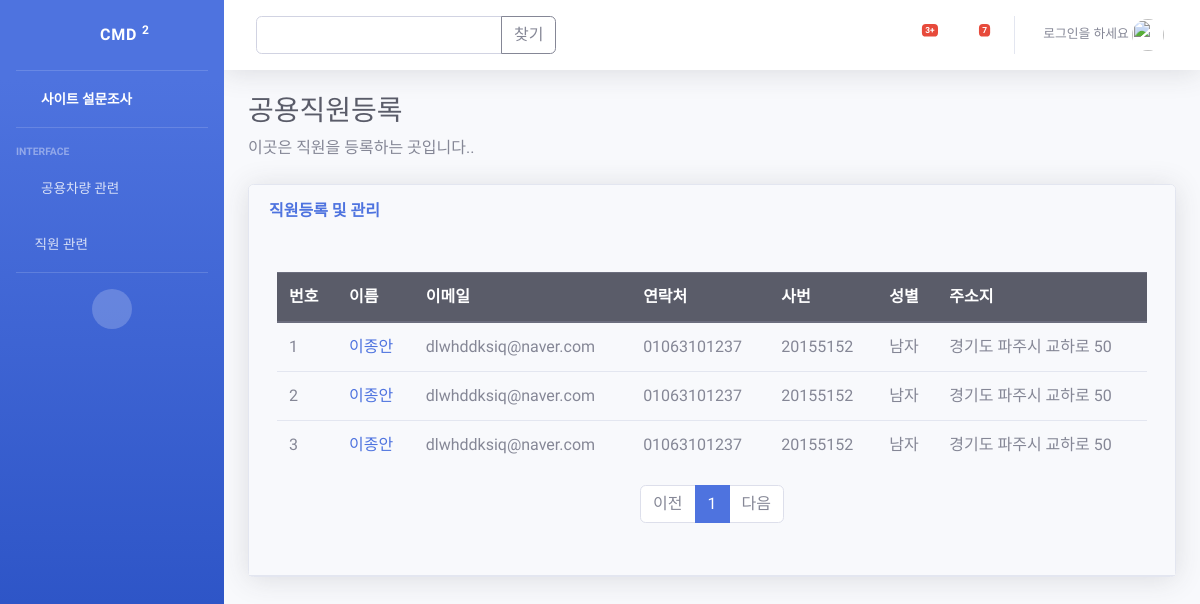
Page /pybo/apply/ on the earlier database version.
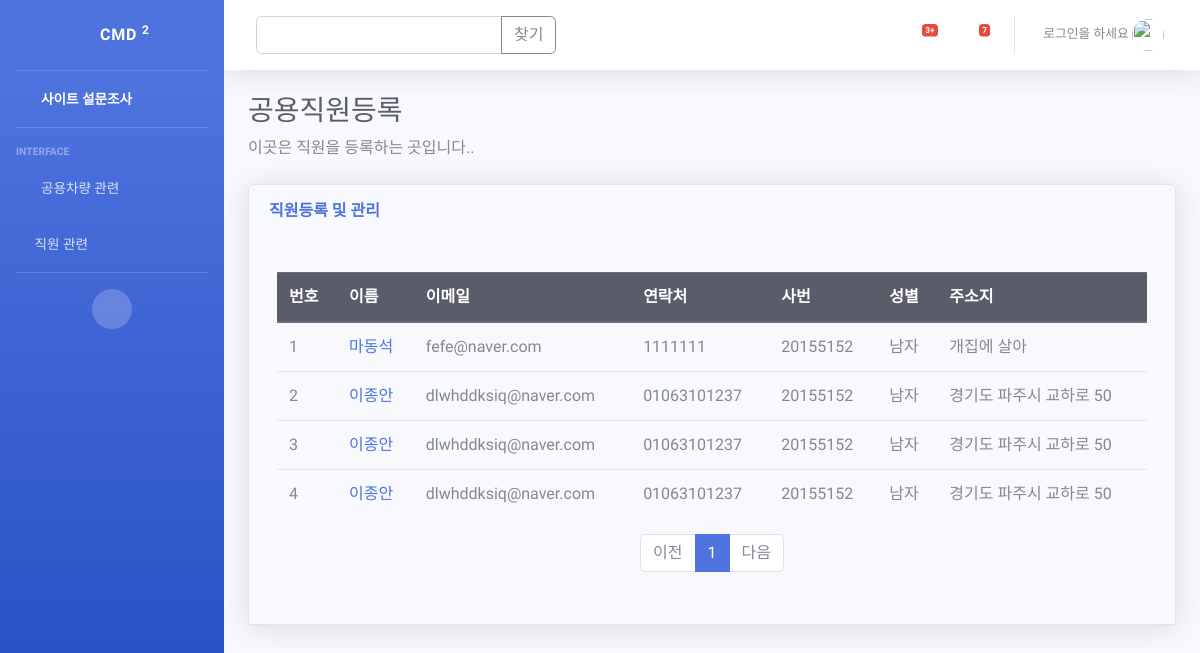
Same page on the later database version.
### pybo/models.py (models this page shows)
class business_apply(models.Model):
    name = models.CharField(max_length=10)
    email = models.CharField(max_length=100)
    Phone = models.CharField(max_length=15)
    assign_num = models.IntegerField()
    Living = models.CharField(max_length=100)
    gender = models.CharField(max_length=5)
    author = models.ForeignKey(User, on_delete=models.CASCADE)
    create_date = models.DateTimeField()

### pybo/views_business.py (the view)
# urls.py: path('apply/', views_business.employee_apply, name='employee'),
def employee_apply(request):
    page = request.GET.get('page', '1')  # 페이지
    kw = request.GET.get('kw', '')  # 검색어
    business_list = business_apply.objects.order_by('-create_date')
    if kw:
        business_list = business_list.filter(
            Q(name__icontains=kw)   # 제목검색
        ).distinct()
    paginator = Paginator(business_list, 10)  # 페이지당 10개씩 보여주기
    page_obj = paginator.get_page(page)
    context = {'business_list': page_obj, 'page': page, 'kw': kw}
    return render(request,'pybo/apply_form.html',context)

### templates/pybo/apply_form.html (shortened to what this page needs)
{% extends 'base.html' %}
{% block content %}
    <h1 class="h3 mb-2 text-gray-800">공용직원등록</h1>
    <p class="mb-4">이곳은 직원을 등록하는 곳입니다..
    </p>
    <div class="card shadow mb-4">
    <div class="card-header py-3">
    <div class="row">
    <div class="col-sm-12 col-md-6">
        <h6 class="m-0 font-weight-bold text-primary">직원등록 및 관리</h6>
    </div>
    <div class="card-body">
    <div class="table-responsive">
    <table class="table table-bordered" id="dataTable" width="100%" cellspacing="0">
    <tbody>
    <div class="container my-3">
        <table class="table">
            <thead>
            <tr class="thead-dark">
                <th>번호</th>
                <th>이름</th>
                <th>이메일</th>
                <th>연락처</th>
                <th>사번</th>
                <th>성별</th>
                <th>주소지</th>
            </tr>
            </thead>
            <tbody>
            {% if business_list %}
                {% for business in business_list %}
                    <tr>
                        <td>{{ forloop.counter }}</td>
                        <td>
                            <a href="{% url 'pybo:employee_detail' business.id %}">{{ business.name }}</a>
                        </td>
                        <td>{{ business.email }}</td>
                        <td>{{ business.Phone }}</td>
                        <td>{{ business.assign_num }}</td>
                        <td>{{ business.gender }}</td>
                        <td>{{ business.Living }}</td>
                    </tr>
                {% endfor %}
            {% else %}
                <tr>
                    <td colspan="3">질문이 없습니다.</td>
                </tr>
            {% endif %}
            </tbody>
        </table>
    </div>
    <ul class="pagination justify-content-center">
        {% if business_list.has_previous %}
            <li class="page-item">
                <a class="page-link" href="?page={{ business_list.previous_page_number }}">이전</a>
            </li>
        {% else %}
            <li class="page-item disabled">
                <a class="page-link" tabindex="-1" aria-disabled="true" href="#">이전</a>
            </li>
        {% endif %}
        {% for page_number in business_list.paginator.page_range %}
            {% if page_number >= business_list.number|add:-5 and page_number <= business_list.number|add:5 %}
                {% if page_number == business_list.number %}
                    <li class="page-item active" aria-current="page">
                        <a class="page-link" href="?page={{ page_number }}">{{ page_number }}</a>
                    </li>
                {% else %}
                    <li class="page-item">
                        <a class="page-link" href="?page={{ page_number }}">{{ page_number }}</a>
                    </li>
                {% endif %}
            {% endif %}
        {% endfor %}
        {% if business_list.has_next %}
            <li class="page-item">
                <a class="page-link" href="?page={{ business_list.next_page_number }}">다음</a>
            </li>
        {% else %}
            <li class="page-item disabled">
                <a class="page-link" tabindex="-1" aria-disabled="true" href="#">다음</a>
            </li>
        {% endif %}
    </ul>
{% endblock %}

Differences in the rows shown:
added business_apply: name "마동석", email "fefe@naver.com", Phone "1111111", assign_num "20155152", gender "남자", Living "개집에 살아"
